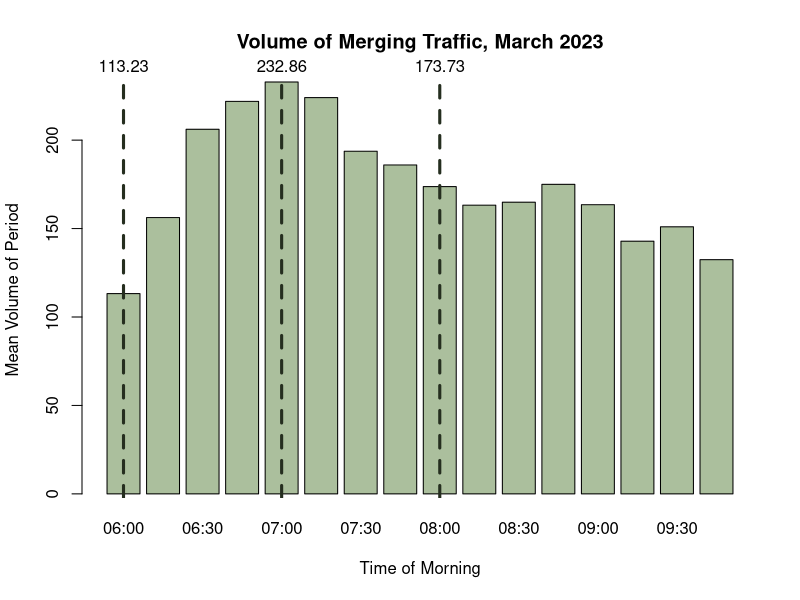
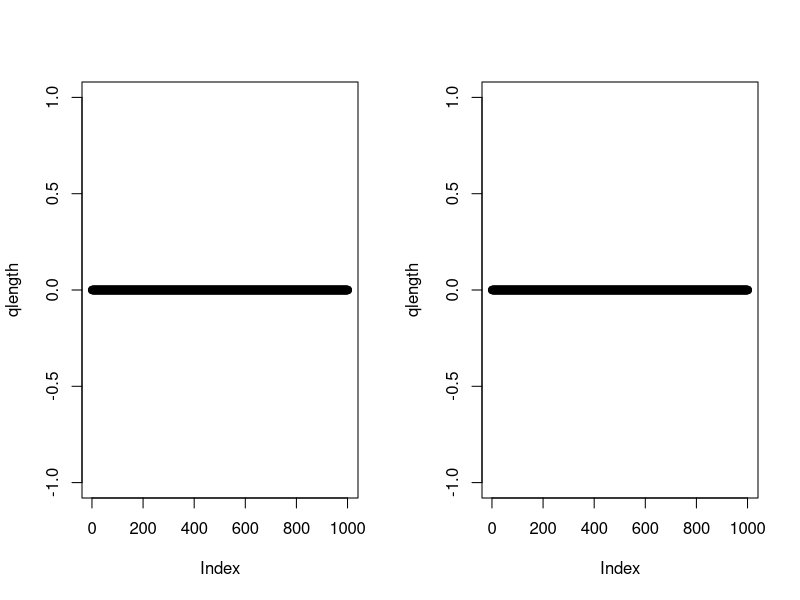

The R script that drew these images, in order:
## ---- chunk 1
#| include: false

# Keep these commented as the full files were too large to upload to Github
# Importing datasets
# raw23 <- read.csv("2023-03.csv")
# raw25 <- read.csv("2025-03.csv")

# Filtering for on-ramp segment
# ramp25 <- raw25[raw25$MLinkID == 5725, ]
# ramp23 <- raw23[raw23$MLinkID == 5725, ]

# Filtering for the freeway segment directly following the on-ramp
# fwy25 <- raw25[raw25$MLinkID == 183, ]
# fwy23 <- raw23[raw23$MLinkID == 183, ]

# Simplified import commands
ramp25 <- read.csv("ramp25.csv")
ramp23 <- read.csv("ramp23.csv")

fwy25 <- read.csv("fwy25.csv")
fwy23 <- read.csv("fwy23.csv")
## ---- chunk 2
#| include: false

library(lubridate)

# Converting datetime strings to date objects
ramp23$Date.Time.AWST <- ymd_hm(ramp23$Date.Time.AWST)

# Adding day of the week column (1=sunday, 7=saturday)
ramp23$Weekday <- wday(ramp23$Date.Time.AWST)

# Adding hour of the day column
ramp23$Hour <- hour(ramp23$Date.Time.AWST)

# Adding 15-min segment identifier of column
ramp23$Period <- format(ramp23$Date.Time.AWST, "%H:%M")

# Removing weekends
ramp23.wk <- ramp23[ramp23$Weekday %in% c(2, 3, 4, 5, 6), ]

# Filtering for only the morning peak (6am-10am)
ramp23.pk.wk <- ramp23.wk[6 <= ramp23.wk$Hour & ramp23.wk$Hour < 10, ]

# Removing public holidays (March 6 is the onyl date - Labour Day)
ramp23.pk.wk <- ramp23.pk.wk[date(ramp23.pk.wk$Date.Time.AWST) != "2023-03-06", ]
## ---- chunk 3
head(ramp23[, c(-6, -7, -8, -9, -10)])
## ---- chunk 4
#| include: false

smeans <- aggregate(Volume ~ Period, 
                           data = ramp23.pk.wk, 
                           FUN = mean)

# getting max volume
smax <- max(smeans$Volume)
maxindex <- which(smeans$Volume == smax)

# getting mean volume
smean <- mean(smeans$Volume)

# getting min volume
smin <- min(smeans$Volume)
minindex <- which(smeans$Volume == smin)
## ---- chunk 5
#| echo: false

bp <- barplot(smeans$Volume, names.arg = smeans$Period, col="#abbf9d", xlab = "Time of Morning", ylab = "Mean Volume of Period", main="Volume of Merging Traffic, March 2023")

abline(v = bp[1], col = "#252e1f", lwd = 3, lty = 2)
text(x = bp[1], y = smax, labels = round(smeans$Volume[1], 2), pos = 3, xpd = TRUE)

abline(v = bp[5], col = "#252e1f", lwd = 3, lty = 2)
text(x = bp[5], y = smax, labels = round(smeans$Volume[5], 2), pos = 3, xpd = TRUE)

abline(v = bp[9], col = "#252e1f", lwd = 3, lty = 2)
text(x = bp[9], y = smax, labels = round(smeans$Volume[9], 2), pos = 3, xpd = TRUE)
## ---- chunk 6
#| echo: false
smu6  <- mean(ramp23.pk.wk[ramp23.pk.wk$Period == "06:00", 4])
svar6 <- var(ramp23.pk.wk[ramp23.pk.wk$Period == "06:00", 4])

data.frame (
  Mean = smu6,
  Variance = svar6,
  row.names = c("6am (min)")
)
## ---- chunk 7
#| include: false
ssize6 <- (smu6^2) / (svar6 - smu6)
## ---- chunk 8
sim1 <- rnbinom(10000, size = ssize6, mu = smu6)
sim2 <- rpois(10000, lambda = smu6)
data.frame (
  Mean = c(smu6, mean(sim1), mean(sim2)),
  Variance = c(svar6, var(sim1), mean(sim2)),
  row.names = c("Dataset", "NBinom Sim", "Poisson Sim  ")
)
## ---- chunk 9
#| echo: false
data.frame(
  Mean = smu6 / 15,
  Variance = svar6 / 15^2,
  Size = ((smu6/15)^2) / ((svar6/(15^2)) - smu6/15),
  row.names = c("Vehicles/min")
  )
## ---- chunk 10
#| echo: false

data.frame(
  Mean = c(smu6, smu6/15, smu6/15),
  Size = c(ssize6, ((smu6/15)^2) / ((svar6/(15^2)) - smu6/15), ssize6/15),
  row.names = c("Vehicles/15min", "Vehicles/min (Method 1)", "Vehicles/min (Method 2)")
)
## ---- chunk 11
#| include: false

# 6am models
# leave as the same

# 7am models
smu7  <- mean(ramp23.pk.wk[ramp23.pk.wk$Period == "07:00", 4])
svar7 <- var(ramp23.pk.wk[ramp23.pk.wk$Period == "07:00", 4])
ssize7 <- ((smu7^2) / (svar7 - smu7))

# 8am models
smu8  <- mean(ramp23.pk.wk[ramp23.pk.wk$Period == "08:00", 4])
svar8 <- var(ramp23.pk.wk[ramp23.pk.wk$Period == "08:00", 4])
ssize8 <- ((smu8^2) / (svar8 - smu8))

# update to vehicles / 15 minute
# we no longer use variance! DO NOT TOUCHHHH VARIANCE
smu6 <- smu6 / 15
ssize6 <- ssize6 / 15

smu7 <- smu7 / 15
ssize7 <- ssize7 / 15

smu8 <- smu8 / 15
ssize8 <- ssize8 / 15
## ---- chunk 12
#| echo: false

data.frame(
  Mean = c(smu6, smu7, smu8),
  Size = c(ssize6, ssize7, ssize8),
  row.names = c("6am (min)", "7am (max)", "8am (mean)")
)
## ---- chunk 13
T <- 1000


# average 12 cars per minute release
release <- 12 * 15 # no. of releases for 1 15 minute interval

qlength <- numeric(T)

for (i in 1:T) {
  qlength[i+1] <- qlength[i] + rnbinom(1, size=ssize8, mu=smu8)
  qlength[i+1] <- max(0, qlength[i+1] - release)
}

par(mfrow=c(1, 2))
plot(qlength)


# average 11 cars per minute
release <- 11 * 15 # no. of releases for 1 15 minute interval

qlength <- numeric(T)

for (i in 1:T) {
  qlength[i+1] <- qlength[i] + rnbinom(1, size=ssize8, mu=smu8)
  qlength[i+1] <- max(0, qlength[i+1] - release)
}

plot(qlength)
## ---- chunk 14
T <- 1000 # no. of timesteps (each is a 15min interval)
c <- 2 # no. of lanes

mu <- 5.8 * 15 # mean no. vehicles released PER LANE in one timestep 
lambda <- smu8 # mean no. vehicles arriving TOTAL in one timestep
dispersion <- ssize8 # dispersion parameter for arrival rate

q1 <- c()
q2 <- c()

wtimes <- list()
q1c <- numeric(T)
q2c <- numeric(T)

avg_wait_at_i <- list()

for (i in 1:T) {
  # arrivals
  arrivals <- rnbinom(1, size = dispersion, mu = lambda)
  
  q1a <- floor(arrivals / 2)
  q2a <- ceiling(arrivals /2)
  
  q1 <- c(q1, rep(i, q1a))
  q2 <- c(q2, rep(i, q2a))
  
  # release parameters
  release <- mu
  timestep.wtimes <- c()
  
  # finding how many cars should be released
  q1r <- min(length(q1), release)
  q2r <- min(length(q2), release)
  
  # releasing cars and tracking how long they waited
  if (q1r > 0) {
    timestep.wtimes <- c(timestep.wtimes, i - q1[1:q1r])
    q1 <- q1[-(1:q1r)]
  }
  if (q2r > 0) {
    timestep.wtimes <- c(timestep.wtimes, i - q2[1:q2r])
    q2 <- q2[-(1:q2r)]
  }
  
  # record data
  wtimes[[i]] <- timestep.wtimes
  q1c[i] <- length(q1)
  q2c[i] <- length(q2)
  
  avg_wait_at_i[i] <- if(length(timestep.wtimes) > 0) mean(timestep.wtimes)
  
}
all_waits <- unlist(wtimes)
# plot(q1c)
# plot(1:T, avg_wait_at_i)
